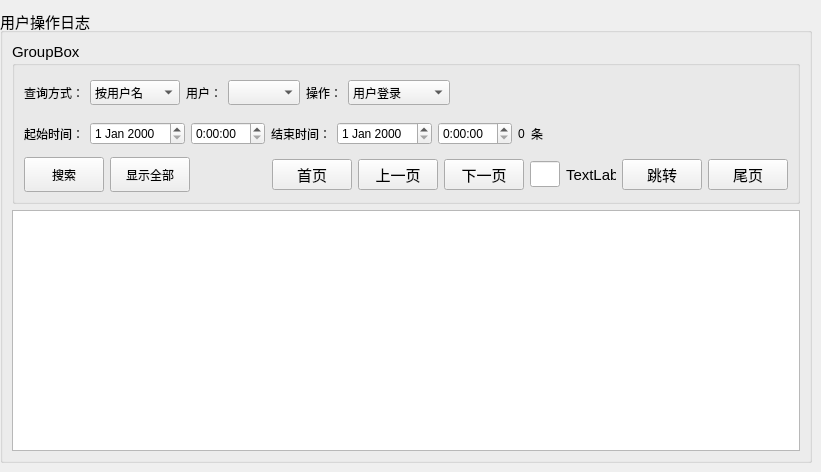
<?xml version="1.0" encoding="UTF-8"?>
<ui version="4.0">
 <class>userLogForm</class>
 <widget class="QWidget" name="userLogForm">
  <property name="geometry">
   <rect>
    <x>0</x>
    <y>0</y>
    <width>821</width>
    <height>472</height>
   </rect>
  </property>
  <property name="windowTitle">
   <string>Form</string>
  </property>
  <layout class="QGridLayout" name="gridLayout_5">
   <property name="leftMargin">
    <number>0</number>
   </property>
   <property name="topMargin">
    <number>9</number>
   </property>
   <property name="rightMargin">
    <number>9</number>
   </property>
   <property name="bottomMargin">
    <number>9</number>
   </property>
   <item row="0" column="0">
    <widget class="QGroupBox" name="groupBox">
     <property name="font">
      <font>
       <pointsize>11</pointsize>
      </font>
     </property>
     <property name="title">
      <string>用户操作日志</string>
     </property>
     <layout class="QGridLayout" name="gridLayout_4">
      <item row="0" column="0">
       <widget class="QGroupBox" name="groupBox_2">
        <property name="title">
         <string>GroupBox</string>
        </property>
        <layout class="QGridLayout" name="gridLayout_3">
         <item row="0" column="0">
          <layout class="QGridLayout" name="gridLayout_2">
           <property name="verticalSpacing">
            <number>1</number>
           </property>
           <item row="0" column="0">
            <widget class="QLabel" name="label_3">
             <property name="minimumSize">
              <size>
               <width>0</width>
               <height>35</height>
              </size>
             </property>
             <property name="maximumSize">
              <size>
               <width>60</width>
               <height>40</height>
              </size>
             </property>
             <property name="font">
              <font>
               <pointsize>9</pointsize>
              </font>
             </property>
             <property name="text">
              <string>查询方式：</string>
             </property>
            </widget>
           </item>
           <item row="0" column="1">
            <widget class="QComboBox" name="comboBox_3">
             <property name="minimumSize">
              <size>
               <width>35</width>
               <height>0</height>
              </size>
             </property>
             <property name="maximumSize">
              <size>
               <width>16777215</width>
               <height>25</height>
              </size>
             </property>
             <property name="font">
              <font>
               <pointsize>9</pointsize>
              </font>
             </property>
             <item>
              <property name="text">
               <string>按用户名</string>
              </property>
             </item>
             <item>
              <property name="text">
               <string>按操作方式</string>
              </property>
             </item>
             <item>
              <property name="text">
               <string>按时间段</string>
              </property>
             </item>
            </widget>
           </item>
           <item row="0" column="2">
            <widget class="QLabel" name="label">
             <property name="font">
              <font>
               <pointsize>9</pointsize>
              </font>
             </property>
             <property name="text">
              <string>用户：</string>
             </property>
            </widget>
           </item>
           <item row="0" column="3">
            <widget class="QComboBox" name="comboBox">
             <property name="minimumSize">
              <size>
               <width>70</width>
               <height>0</height>
              </size>
             </property>
             <property name="maximumSize">
              <size>
               <width>16777215</width>
               <height>25</height>
              </size>
             </property>
             <property name="font">
              <font>
               <pointsize>9</pointsize>
              </font>
             </property>
            </widget>
           </item>
           <item row="0" column="4">
            <widget class="QLabel" name="label_2">
             <property name="font">
              <font>
               <pointsize>9</pointsize>
              </font>
             </property>
             <property name="text">
              <string>操作：</string>
             </property>
            </widget>
           </item>
           <item row="0" column="5">
            <widget class="QComboBox" name="comboBox_2">
             <property name="minimumSize">
              <size>
               <width>35</width>
               <height>0</height>
              </size>
             </property>
             <property name="maximumSize">
              <size>
               <width>16777215</width>
               <height>25</height>
              </size>
             </property>
             <property name="font">
              <font>
               <pointsize>9</pointsize>
              </font>
             </property>
             <item>
              <property name="text">
               <string>用户登录</string>
              </property>
             </item>
             <item>
              <property name="text">
               <string>网络连接</string>
              </property>
             </item>
             <item>
              <property name="text">
               <string>下载语音列表</string>
              </property>
             </item>
             <item>
              <property name="text">
               <string>下载语音记录</string>
              </property>
             </item>
             <item>
              <property name="text">
               <string>播放语音记录</string>
              </property>
             </item>
             <item>
              <property name="text">
               <string>检索语音记录</string>
              </property>
             </item>
             <item>
              <property name="text">
               <string>检索日志记录</string>
              </property>
             </item>
             <item>
              <property name="text">
               <string>巡检设备</string>
              </property>
             </item>
             <item>
              <property name="text">
               <string>巡检结果</string>
              </property>
             </item>
             <item>
              <property name="text">
               <string>添加新用户</string>
              </property>
             </item>
             <item>
              <property name="text">
               <string>添加新电务段</string>
              </property>
             </item>
             <item>
              <property name="text">
               <string>添加新车间</string>
              </property>
             </item>
             <item>
              <property name="text">
               <string>添加新工区</string>
              </property>
             </item>
             <item>
              <property name="text">
               <string>添加新车站</string>
              </property>
             </item>
             <item>
              <property name="text">
               <string>添加新设备</string>
              </property>
             </item>
             <item>
              <property name="text">
               <string>添加设备巡检</string>
              </property>
             </item>
             <item>
              <property name="text">
               <string>修改用户信息</string>
              </property>
             </item>
             <item>
              <property name="text">
               <string>修改电段信息</string>
              </property>
             </item>
             <item>
              <property name="text">
               <string>修改车间信息</string>
              </property>
             </item>
             <item>
              <property name="text">
               <string>修改工区信息</string>
              </property>
             </item>
             <item>
              <property name="text">
               <string>修改车站信息</string>
              </property>
             </item>
             <item>
              <property name="text">
               <string>修改设备信息</string>
              </property>
             </item>
             <item>
              <property name="text">
               <string>修改巡检信息</string>
              </property>
             </item>
             <item>
              <property name="text">
               <string>删除用户信息</string>
              </property>
             </item>
             <item>
              <property name="text">
               <string>删除电段信息</string>
              </property>
             </item>
             <item>
              <property name="text">
               <string>删除车间信息</string>
              </property>
             </item>
             <item>
              <property name="text">
               <string>删除工区信息</string>
              </property>
             </item>
             <item>
              <property name="text">
               <string>删除站点信息</string>
              </property>
             </item>
             <item>
              <property name="text">
               <string>删除设备信息</string>
              </property>
             </item>
             <item>
              <property name="text">
               <string>删除巡检信息</string>
              </property>
             </item>
             <item>
              <property name="text">
               <string>删除日志记录</string>
              </property>
             </item>
             <item>
              <property name="text">
               <string>删除语音记录</string>
              </property>
             </item>
             <item>
              <property name="text">
               <string>导入语音记录</string>
              </property>
             </item>
             <item>
              <property name="text">
               <string>导出语音记录</string>
              </property>
             </item>
            </widget>
           </item>
           <item row="0" column="6">
            <spacer name="horizontalSpacer_2">
             <property name="minimumSize">
              <size>
               <width>35</width>
               <height>0</height>
              </size>
             </property>
             <property name="maximumSize">
              <size>
               <width>16777215</width>
               <height>35</height>
              </size>
             </property>
             <property name="orientation">
              <enum>Qt::Horizontal</enum>
             </property>
             <property name="sizeHint" stdset="0">
              <size>
               <width>70</width>
               <height>20</height>
              </size>
             </property>
            </spacer>
           </item>
          </layout>
         </item>
         <item row="0" column="1">
          <spacer name="horizontalSpacer_3">
           <property name="orientation">
            <enum>Qt::Horizontal</enum>
           </property>
           <property name="sizeHint" stdset="0">
            <size>
             <width>205</width>
             <height>20</height>
            </size>
           </property>
          </spacer>
         </item>
         <item row="1" column="0">
          <layout class="QGridLayout" name="gridLayout">
           <property name="verticalSpacing">
            <number>1</number>
           </property>
           <item row="0" column="7">
            <widget class="QLabel" name="label_6">
             <property name="maximumSize">
              <size>
               <width>12</width>
               <height>16777215</height>
              </size>
             </property>
             <property name="font">
              <font>
               <pointsize>9</pointsize>
              </font>
             </property>
             <property name="text">
              <string>条</string>
             </property>
            </widget>
           </item>
           <item row="0" column="8">
            <spacer name="horizontalSpacer">
             <property name="orientation">
              <enum>Qt::Horizontal</enum>
             </property>
             <property name="sizeHint" stdset="0">
              <size>
               <width>10</width>
               <height>10</height>
              </size>
             </property>
            </spacer>
           </item>
           <item row="0" column="0">
            <widget class="QLabel" name="label_4">
             <property name="minimumSize">
              <size>
               <width>40</width>
               <height>35</height>
              </size>
             </property>
             <property name="maximumSize">
              <size>
               <width>60</width>
               <height>40</height>
              </size>
             </property>
             <property name="font">
              <font>
               <pointsize>9</pointsize>
              </font>
             </property>
             <property name="text">
              <string>起始时间：</string>
             </property>
            </widget>
           </item>
           <item row="0" column="3">
            <widget class="QLabel" name="label_5">
             <property name="minimumSize">
              <size>
               <width>0</width>
               <height>35</height>
              </size>
             </property>
             <property name="maximumSize">
              <size>
               <width>60</width>
               <height>40</height>
              </size>
             </property>
             <property name="font">
              <font>
               <pointsize>9</pointsize>
              </font>
             </property>
             <property name="text">
              <string>结束时间：</string>
             </property>
            </widget>
           </item>
           <item row="0" column="4">
            <widget class="QDateEdit" name="dateEdit_2">
             <property name="font">
              <font>
               <pointsize>9</pointsize>
              </font>
             </property>
            </widget>
           </item>
           <item row="0" column="2">
            <widget class="QTimeEdit" name="timeEdit">
             <property name="font">
              <font>
               <pointsize>9</pointsize>
              </font>
             </property>
             <property name="displayFormat">
              <string>H:mm:ss</string>
             </property>
            </widget>
           </item>
           <item row="0" column="1">
            <widget class="QDateEdit" name="dateEdit">
             <property name="font">
              <font>
               <pointsize>9</pointsize>
              </font>
             </property>
            </widget>
           </item>
           <item row="0" column="5">
            <widget class="QTimeEdit" name="timeEdit_2">
             <property name="font">
              <font>
               <pointsize>9</pointsize>
              </font>
             </property>
             <property name="displayFormat">
              <string>H:mm:ss</string>
             </property>
            </widget>
           </item>
           <item row="0" column="6">
            <widget class="QLabel" name="label_7">
             <property name="maximumSize">
              <size>
               <width>50</width>
               <height>16777215</height>
              </size>
             </property>
             <property name="font">
              <font>
               <pointsize>9</pointsize>
              </font>
             </property>
             <property name="text">
              <string>0</string>
             </property>
            </widget>
           </item>
          </layout>
         </item>
         <item row="1" column="1">
          <spacer name="horizontalSpacer_4">
           <property name="orientation">
            <enum>Qt::Horizontal</enum>
           </property>
           <property name="sizeHint" stdset="0">
            <size>
             <width>205</width>
             <height>20</height>
            </size>
           </property>
          </spacer>
         </item>
         <item row="2" column="0" colspan="2">
          <layout class="QHBoxLayout" name="horizontalLayout">
           <item>
            <widget class="QPushButton" name="pushButton">
             <property name="minimumSize">
              <size>
               <width>80</width>
               <height>35</height>
              </size>
             </property>
             <property name="maximumSize">
              <size>
               <width>80</width>
               <height>70</height>
              </size>
             </property>
             <property name="font">
              <font>
               <pointsize>9</pointsize>
              </font>
             </property>
             <property name="text">
              <string>搜索</string>
             </property>
            </widget>
           </item>
           <item>
            <widget class="QPushButton" name="pushButton_2">
             <property name="minimumSize">
              <size>
               <width>80</width>
               <height>35</height>
              </size>
             </property>
             <property name="maximumSize">
              <size>
               <width>80</width>
               <height>16777215</height>
              </size>
             </property>
             <property name="font">
              <font>
               <pointsize>9</pointsize>
              </font>
             </property>
             <property name="text">
              <string>显示全部</string>
             </property>
            </widget>
           </item>
           <item>
            <spacer name="horizontalSpacer_5">
             <property name="orientation">
              <enum>Qt::Horizontal</enum>
             </property>
             <property name="sizeHint" stdset="0">
              <size>
               <width>18</width>
               <height>20</height>
              </size>
             </property>
            </spacer>
           </item>
           <item>
            <widget class="QPushButton" name="pushButton_3">
             <property name="text">
              <string>首页</string>
             </property>
            </widget>
           </item>
           <item>
            <widget class="QPushButton" name="pushButton_4">
             <property name="text">
              <string>上一页</string>
             </property>
            </widget>
           </item>
           <item>
            <widget class="QPushButton" name="pushButton_5">
             <property name="text">
              <string>下一页</string>
             </property>
            </widget>
           </item>
           <item>
            <widget class="QLineEdit" name="lineEdit">
             <property name="maximumSize">
              <size>
               <width>30</width>
               <height>16777215</height>
              </size>
             </property>
            </widget>
           </item>
           <item>
            <widget class="QLabel" name="label_11">
             <property name="maximumSize">
              <size>
               <width>50</width>
               <height>16777215</height>
              </size>
             </property>
             <property name="text">
              <string>TextLabel</string>
             </property>
            </widget>
           </item>
           <item>
            <widget class="QPushButton" name="pushButton_7">
             <property name="text">
              <string>跳转</string>
             </property>
            </widget>
           </item>
           <item>
            <widget class="QPushButton" name="pushButton_6">
             <property name="text">
              <string>尾页</string>
             </property>
            </widget>
           </item>
          </layout>
         </item>
        </layout>
       </widget>
      </item>
      <item row="1" column="0">
       <widget class="QTableView" name="tableView">
        <property name="minimumSize">
         <size>
          <width>40</width>
          <height>0</height>
         </size>
        </property>
        <attribute name="horizontalHeaderCascadingSectionResizes">
         <bool>true</bool>
        </attribute>
        <attribute name="horizontalHeaderShowSortIndicator" stdset="0">
         <bool>false</bool>
        </attribute>
        <attribute name="horizontalHeaderStretchLastSection">
         <bool>true</bool>
        </attribute>
        <attribute name="verticalHeaderCascadingSectionResizes">
         <bool>false</bool>
        </attribute>
        <attribute name="verticalHeaderShowSortIndicator" stdset="0">
         <bool>false</bool>
        </attribute>
        <attribute name="verticalHeaderStretchLastSection">
         <bool>false</bool>
        </attribute>
       </widget>
      </item>
     </layout>
    </widget>
   </item>
  </layout>
 </widget>
 <resources/>
 <connections/>
</ui>
